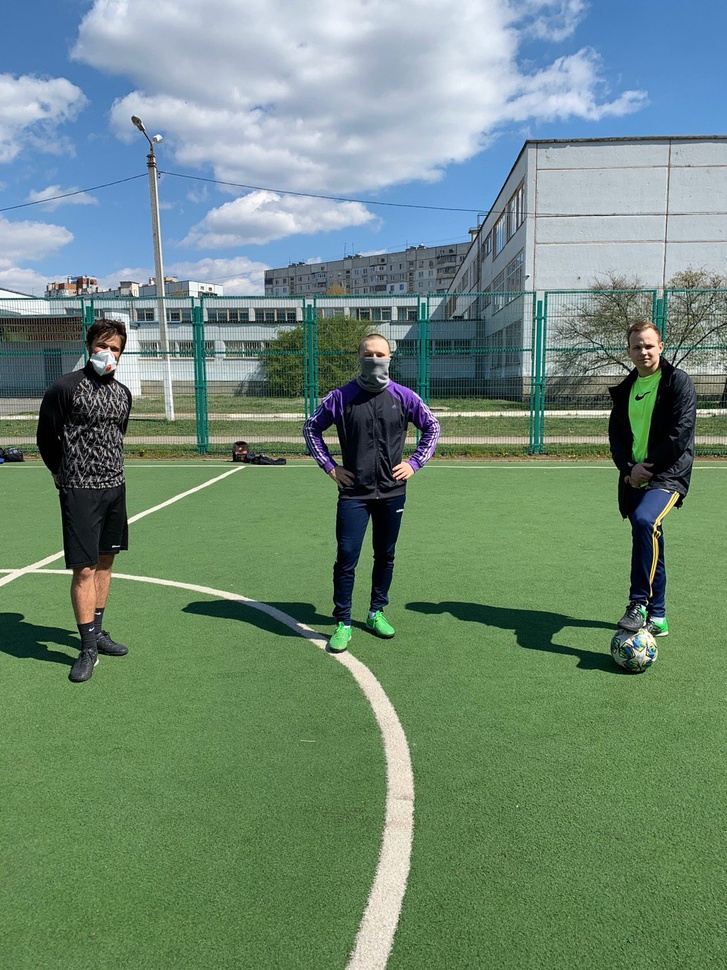
#> input picture FaceDetection/photo0.jpg, 727 x 970 px, shrunk from 960 x 1280 before the run, found by its file name
$ python histograms.py
#> lines starting #> are read from the running program, lines starting #| are printed output that depends on the picture
import cv2 as cv
import numpy as np
import matplotlib.pyplot as plt

img = cv.imread('photo0.jpg', -1)
#> img is the input picture: shape (970, 727, 3); mean B, G, R 120.1, 137.8, 111.5

# [4 lines of commented-out code are left out]
hist = cv.calcHist([img], [0], None, [256], [0, 256])
#> hist = 256 values, max 9083 at index 82, min 60 at index 254, mean 2754.6
plt.plot(hist)

# [11 lines of commented-out code are left out]
plt.show()
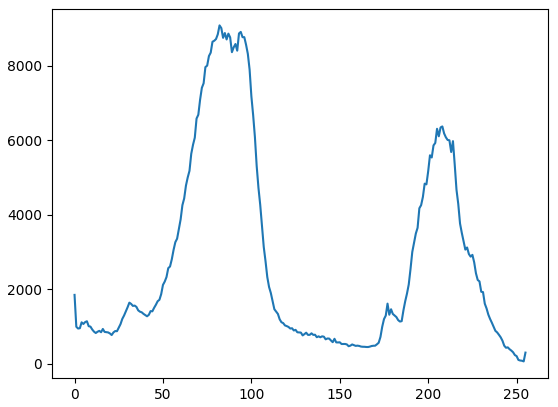
#> figure drawn by matplotlib, 1 panel; curve peaks at x = 82, y = 9083

cv.waitKey(0)
cv.destroyAllWindows()

$ run again, with FaceDetection/photo1.jpg copied over FaceDetection/photo0.jpg
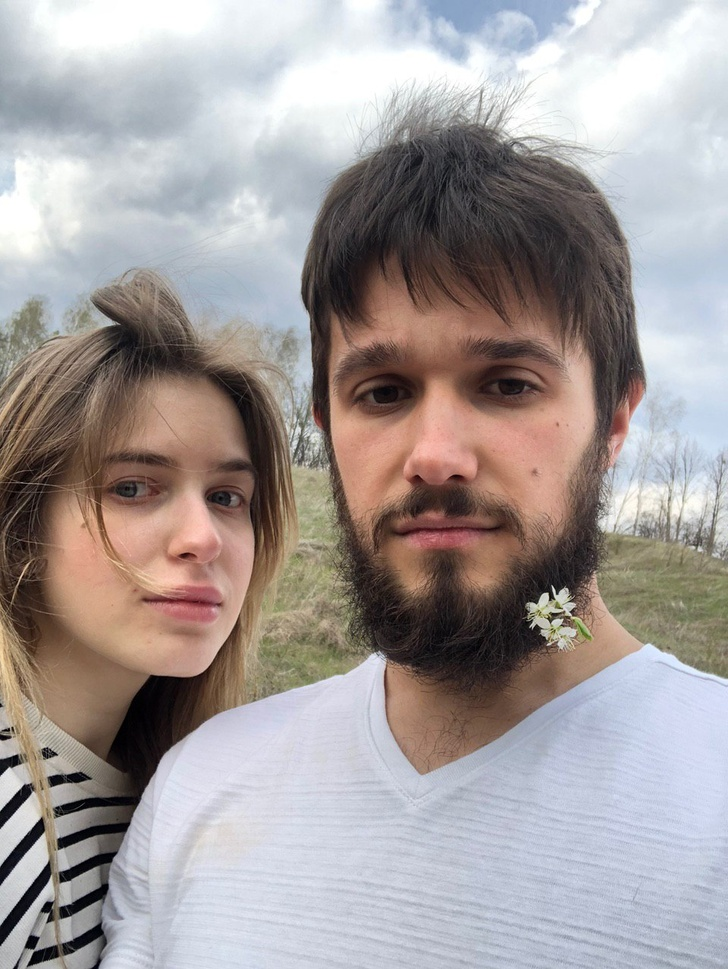
#> input picture FaceDetection/photo1.jpg, 728 x 969 px, shrunk from 960 x 1278 before the run, found by its file name
#> img is the input picture: shape (969, 728, 3); mean B, G, R 155.3, 156.1, 163.6
#> hist = 256 values, max 15728 at index 255, min 94 at index 1, mean 2755.6
#> `plt.show()`:
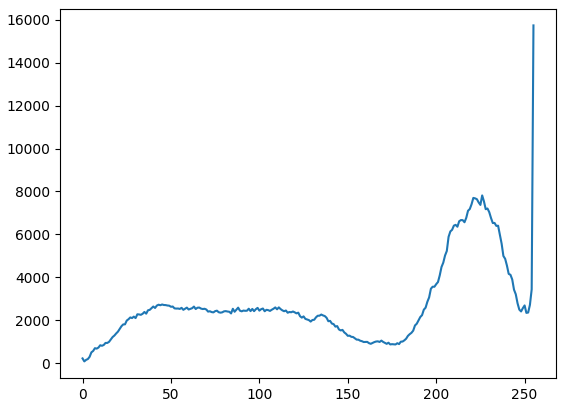
#> figure drawn by matplotlib, 1 panel; curve peaks at x = 255, y = 15728

$ run again, with FaceDetection/photo2.jpg copied over FaceDetection/photo0.jpg
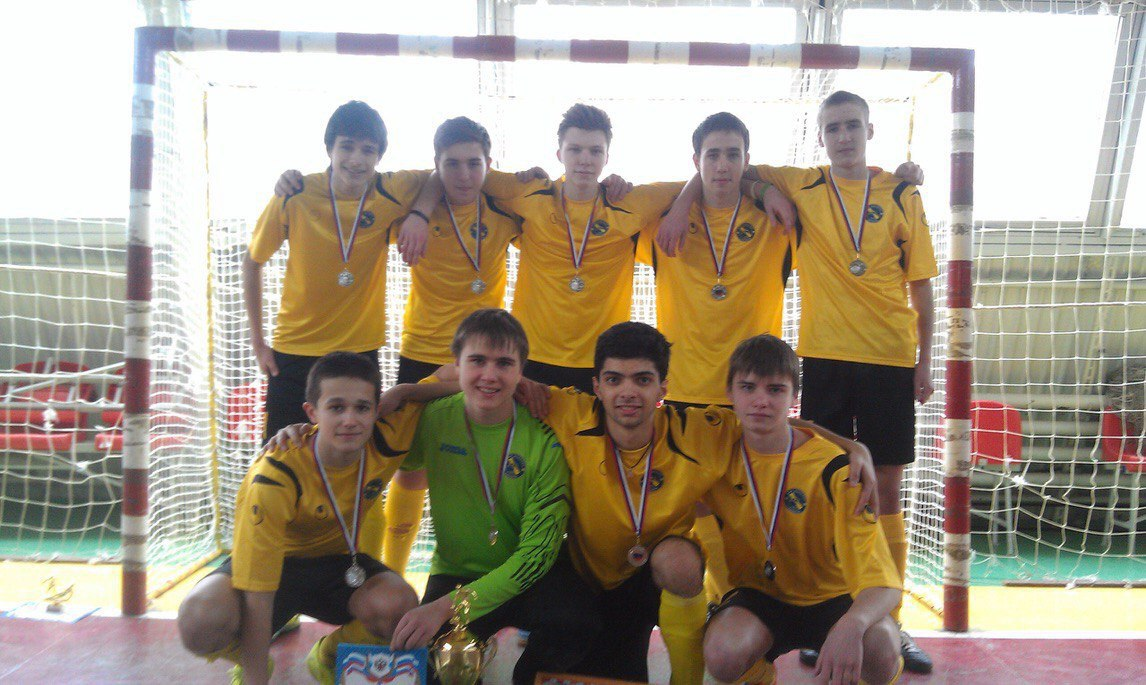
#> input picture FaceDetection/photo2.jpg, 1146 x 685 px, found by its file name
#> img is the input picture: shape (685, 1146, 3); mean B, G, R 135, 152.7, 164.1
#> hist = 256 values, max 112618 at index 254, min 114 at index 1, mean 3066.4
#> `plt.show()`:
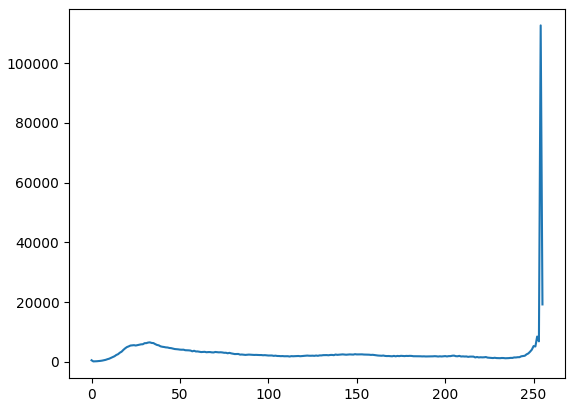
#> figure drawn by matplotlib, 1 panel; curve peaks at x = 254, y = 112618

$ run again, with FaceDetection/photo.jpg copied over FaceDetection/photo0.jpg
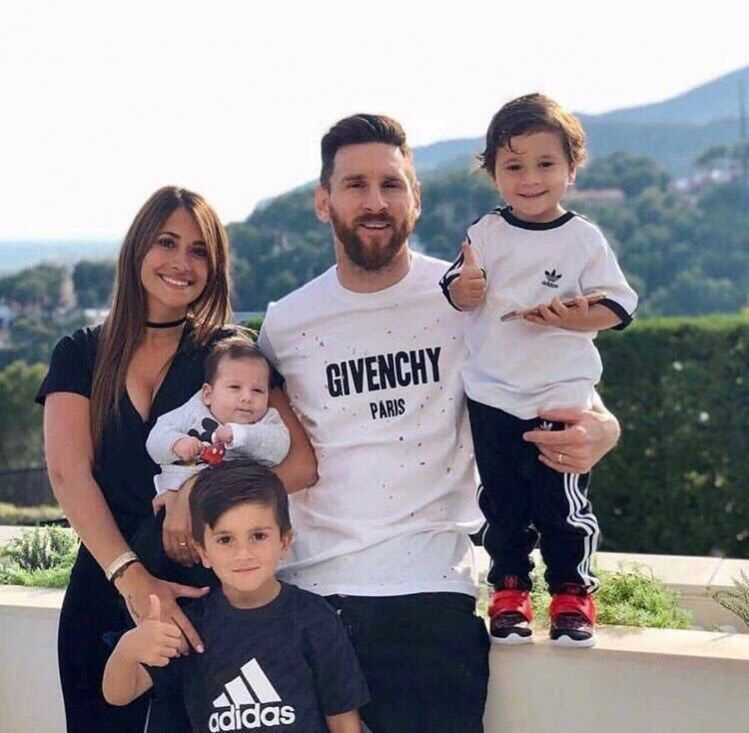
#> input picture FaceDetection/photo.jpg, 749 x 733 px, found by its file name
#> img is the input picture: shape (733, 749, 3); mean B, G, R 145.7, 142, 146
#> hist = 256 values, max 98859 at index 251, min 15 at index 1, mean 2144.6
#> `plt.show()`:
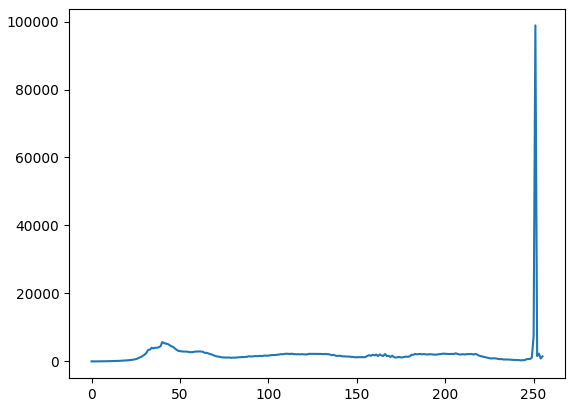
#> figure drawn by matplotlib, 1 panel; curve peaks at x = 251, y = 98859
